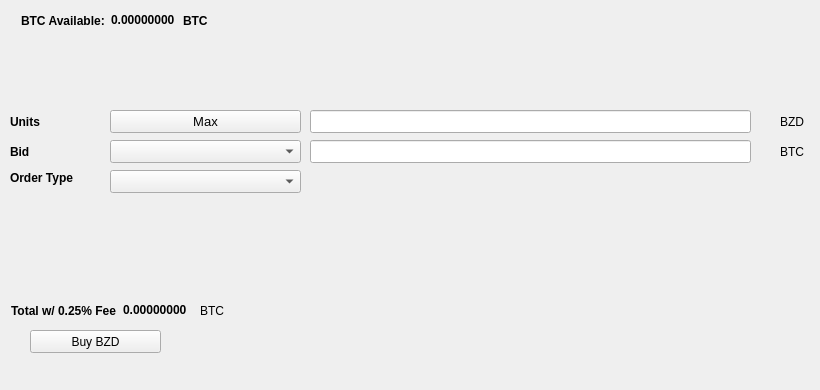
   <widget class="QWidget" name="BuyTab">
    <attribute name="title">
     <string>Buy</string>
    </attribute>
    <widget class="QPushButton" name="BuyBZD">
     <property name="geometry">
      <rect>
       <x>30</x>
       <y>330</y>
       <width>131</width>
       <height>23</height>
      </rect>
     </property>
     <property name="text">
      <string>Buy BZD</string>
     </property>
     <property name="icon">
      <iconset resource="../bitzayed.qrc">
       <normaloff>:/icons/bitcoin</normaloff>:/icons/bitcoin</iconset>
     </property>
    </widget>
    <widget class="QLabel" name="label_3">
     <property name="geometry">
      <rect>
       <x>10</x>
       <y>110</y>
       <width>46</width>
       <height>23</height>
      </rect>
     </property>
     <property name="font">
      <font>
       <weight>75</weight>
       <bold>true</bold>
      </font>
     </property>
     <property name="text">
      <string>Units</string>
     </property>
    </widget>
    <widget class="QLineEdit" name="UnitsInput">
     <property name="geometry">
      <rect>
       <x>310</x>
       <y>110</y>
       <width>441</width>
       <height>23</height>
      </rect>
     </property>
     <property name="font">
      <font>
       <pointsize>9</pointsize>
       <weight>75</weight>
       <bold>true</bold>
      </font>
     </property>
    </widget>
    <widget class="QLineEdit" name="BuyBidPriceEdit">
     <property name="geometry">
      <rect>
       <x>310</x>
       <y>140</y>
       <width>441</width>
       <height>23</height>
      </rect>
     </property>
     <property name="font">
      <font>
       <pointsize>9</pointsize>
       <weight>75</weight>
       <bold>true</bold>
      </font>
     </property>
    </widget>
    <widget class="QLabel" name="label_4">
     <property name="geometry">
      <rect>
       <x>780</x>
       <y>110</y>
       <width>31</width>
       <height>23</height>
      </rect>
     </property>
     <property name="text">
      <string>BZD</string>
     </property>
    </widget>
    <widget class="QLabel" name="label_5">
     <property name="geometry">
      <rect>
       <x>780</x>
       <y>140</y>
       <width>31</width>
       <height>23</height>
      </rect>
     </property>
     <property name="text">
      <string>BTC</string>
     </property>
    </widget>
    <widget class="QLabel" name="label_6">
     <property name="geometry">
      <rect>
       <x>10</x>
       <y>140</y>
       <width>46</width>
       <height>23</height>
      </rect>
     </property>
     <property name="font">
      <font>
       <weight>75</weight>
       <bold>true</bold>
      </font>
     </property>
     <property name="text">
      <string>Bid</string>
     </property>
    </widget>
    <widget class="QLabel" name="label_7">
     <property name="geometry">
      <rect>
       <x>10</x>
       <y>170</y>
       <width>91</width>
       <height>16</height>
      </rect>
     </property>
     <property name="font">
      <font>
       <weight>75</weight>
       <bold>true</bold>
      </font>
     </property>
     <property name="text">
      <string>Order Type</string>
     </property>
    </widget>
    <widget class="QPushButton" name="Buy_Max_Amount">
     <property name="geometry">
      <rect>
       <x>110</x>
       <y>110</y>
       <width>191</width>
       <height>23</height>
      </rect>
     </property>
     <property name="font">
      <font>
       <pointsize>10</pointsize>
      </font>
     </property>
     <property name="text">
      <string>Max</string>
     </property>
    </widget>
    <widget class="QComboBox" name="BuyBidcomboBox">
     <property name="geometry">
      <rect>
       <x>110</x>
       <y>140</y>
       <width>191</width>
       <height>23</height>
      </rect>
     </property>
     <property name="font">
      <font>
       <pointsize>10</pointsize>
      </font>
     </property>
    </widget>
    <widget class="QComboBox" name="buyOrdertypeCombo">
     <property name="geometry">
      <rect>
       <x>110</x>
       <y>170</y>
       <width>191</width>
       <height>23</height>
      </rect>
     </property>
     <property name="font">
      <font>
       <pointsize>10</pointsize>
      </font>
     </property>
    </widget>
    <widget class="QWidget" name="layoutWidget1">
     <property name="geometry">
      <rect>
       <x>21</x>
       <y>11</y>
       <width>227</width>
       <height>19</height>
      </rect>
     </property>
     <layout class="QHBoxLayout" name="horizontalLayout_3">
      <item>
       <widget class="QLabel" name="label232">
        <property name="font">
         <font>
          <weight>75</weight>
          <bold>true</bold>
         </font>
        </property>
        <property name="text">
         <string>BTC Available:</string>
        </property>
       </widget>
      </item>
      <item>
       <widget class="QLabel" name="BtcAvailableLbl">
        <property name="palette">
         <palette>
          <active>
           <colorrole role="WindowText">
            <brush brushstyle="SolidPattern">
             <color alpha="255">
              <red>0</red>
              <green>0</green>
              <blue>0</blue>
             </color>
            </brush>
           </colorrole>
           <colorrole role="Button">
            <brush brushstyle="SolidPattern">
             <color alpha="255">
              <red>0</red>
              <green>170</green>
              <blue>0</blue>
             </color>
            </brush>
           </colorrole>
           <colorrole role="Light">
            <brush brushstyle="SolidPattern">
             <color alpha="255">
              <red>0</red>
              <green>255</green>
              <blue>0</blue>
             </color>
            </brush>
           </colorrole>
           <colorrole role="Midlight">
            <brush brushstyle="SolidPattern">
             <color alpha="255">
              <red>0</red>
              <green>212</green>
              <blue>0</blue>
             </color>
            </brush>
           </colorrole>
           <colorrole role="Dark">
            <brush brushstyle="SolidPattern">
             <color alpha="255">
              <red>0</red>
              <green>85</green>
              <blue>0</blue>
             </color>
            </brush>
           </colorrole>
           <colorrole role="Mid">
            <brush brushstyle="SolidPattern">
             <color alpha="255">
              <red>0</red>
              <green>113</green>
              <blue>0</blue>
             </color>
            </brush>
           </colorrole>
           <colorrole role="Text">
            <brush brushstyle="SolidPattern">
             <color alpha="255">
              <red>0</red>
              <green>170</green>
              <blue>0</blue>
             </color>
            </brush>
           </colorrole>
           <colorrole role="BrightText">
            <brush brushstyle="SolidPattern">
             <color alpha="255">
              <red>255</red>
              <green>255</green>
              <blue>255</blue>
             </color>
            </brush>
           </colorrole>
           <colorrole role="ButtonText">
            <brush brushstyle="SolidPattern">
             <color alpha="255">
              <red>0</red>
              <green>0</green>
              <blue>0</blue>
             </color>
            </brush>
           </colorrole>
           <colorrole role="Base">
            <brush brushstyle="SolidPattern">
             <color alpha="255">
              <red>255</red>
              <green>255</green>
              <blue>255</blue>
             </color>
            </brush>
           </colorrole>
           <colorrole role="Window">
            <brush brushstyle="SolidPattern">
             <color alpha="255">
              <red>0</red>
              <green>170</green>
              <blue>0</blue>
             </color>
            </brush>
           </colorrole>
           <colorrole role="Shadow">
            <brush brushstyle="SolidPattern">
             <color alpha="255">
              <red>0</red>
              <green>0</green>
              <blue>0</blue>
             </color>
            </brush>
           </colorrole>
           <colorrole role="AlternateBase">
            <brush brushstyle="SolidPattern">
             <color alpha="255">
              <red>127</red>
              <green>212</green>
              <blue>127</blue>
             </color>
            </brush>
           </colorrole>
           <colorrole role="ToolTipBase">
            <brush brushstyle="SolidPattern">
             <color alpha="255">
              <red>255</red>
              <green>255</green>
              <blue>220</blue>
             </color>
            </brush>
           </colorrole>
           <colorrole role="ToolTipText">
            <brush brushstyle="SolidPattern">
             <color alpha="255">
              <red>0</red>
              <green>0</green>
              <blue>0</blue>
             </color>
            </brush>
           </colorrole>
          </active>
          <inactive>
           <colorrole role="WindowText">
            <brush brushstyle="SolidPattern">
             <color alpha="255">
              <red>0</red>
              <green>0</green>
              <blue>0</blue>
             </color>
            </brush>
           </colorrole>
           <colorrole role="Button">
            <brush brushstyle="SolidPattern">
             <color alpha="255">
              <red>0</red>
              <green>170</green>
              <blue>0</blue>
             </color>
            </brush>
           </colorrole>
           <colorrole role="Light">
            <brush brushstyle="SolidPattern">
             <color alpha="255">
              <red>0</red>
              <green>255</green>
              <blue>0</blue>
             </color>
            </brush>
           </colorrole>
           <colorrole role="Midlight">
            <brush brushstyle="SolidPattern">
             <color alpha="255">
              <red>0</red>
              <green>212</green>
              <blue>0</blue>
             </color>
            </brush>
           </colorrole>
           <colorrole role="Dark">
            <brush brushstyle="SolidPattern">
             <color alpha="255">
              <red>0</red>
              <green>85</green>
              <blue>0</blue>
             </color>
            </brush>
           </colorrole>
           <colorrole role="Mid">
            <brush brushstyle="SolidPattern">
             <color alpha="255">
              <red>0</red>
              <green>113</green>
              <blue>0</blue>
             </color>
            </brush>
           </colorrole>
           <colorrole role="Text">
            <brush brushstyle="SolidPattern">
             <color alpha="255">
              <red>0</red>
              <green>170</green>
              <blue>0</blue>
             </color>
            </brush>
           </colorrole>
           <colorrole role="BrightText">
            <brush brushstyle="SolidPattern">
             <color alpha="255">
              <red>255</red>
              <green>255</green>
              <blue>255</blue>
             </color>
            </brush>
           </colorrole>
           <colorrole role="ButtonText">
            <brush brushstyle="SolidPattern">
             <color alpha="255">
              <red>0</red>
              <green>0</green>
              <blue>0</blue>
             </color>
            </brush>
           </colorrole>
           <colorrole role="Base">
            <brush brushstyle="SolidPattern">
             <color alpha="255">
              <red>255</red>
              <green>255</green>
              <blue>255</blue>
             </color>
            </brush>
           </colorrole>
           <colorrole role="Window">
            <brush brushstyle="SolidPattern">
             <color alpha="255">
              <red>0</red>
              <green>170</green>
              <blue>0</blue>
             </color>
            </brush>
           </colorrole>
           <colorrole role="Shadow">
            <brush brushstyle="SolidPattern">
             <color alpha="255">
              <red>0</red>
              <green>0</green>
              <blue>0</blue>
             </color>
            </brush>
           </colorrole>
           <colorrole role="AlternateBase">
            <brush brushstyle="SolidPattern">
             <color alpha="255">
              <red>127</red>
              <green>212</green>
              <blue>127</blue>
             </color>
            </brush>
           </colorrole>
           <colorrole role="ToolTipBase">
            <brush brushstyle="SolidPattern">
             <color alpha="255">
              <red>255</red>
              <green>255</green>
              <blue>220</blue>
             </color>
            </brush>
           </colorrole>
           <colorrole role="ToolTipText">
            <brush brushstyle="SolidPattern">
             <color alpha="255">
              <red>0</red>
              <green>0</green>
              <blue>0</blue>
             </color>
            </brush>
           </colorrole>
          </inactive>
          <disabled>
           <colorrole role="WindowText">
            <brush brushstyle="SolidPattern">
             <color alpha="255">
              <red>0</red>
              <green>85</green>
              <blue>0</blue>
             </color>
            </brush>
           </colorrole>
           <colorrole role="Button">
            <brush brushstyle="SolidPattern">
             <color alpha="255">
              <red>0</red>
              <green>170</green>
              <blue>0</blue>
             </color>
            </brush>
           </colorrole>
           <colorrole role="Light">
            <brush brushstyle="SolidPattern">
             <color alpha="255">
              <red>0</red>
              <green>255</green>
              <blue>0</blue>
             </color>
            </brush>
           </colorrole>
           <colorrole role="Midlight">
            <brush brushstyle="SolidPattern">
             <color alpha="255">
              <red>0</red>
              <green>212</green>
              <blue>0</blue>
             </color>
            </brush>
           </colorrole>
           <colorrole role="Dark">
            <brush brushstyle="SolidPattern">
             <color alpha="255">
              <red>0</red>
              <green>85</green>
              <blue>0</blue>
             </color>
            </brush>
           </colorrole>
           <colorrole role="Mid">
            <brush brushstyle="SolidPattern">
             <color alpha="255">
              <red>0</red>
              <green>113</green>
              <blue>0</blue>
             </color>
            </brush>
           </colorrole>
           <colorrole role="Text">
            <brush brushstyle="SolidPattern">
             <color alpha="255">
              <red>0</red>
              <green>85</green>
              <blue>0</blue>
             </color>
            </brush>
           </colorrole>
           <colorrole role="BrightText">
            <brush brushstyle="SolidPattern">
             <color alpha="255">
              <red>255</red>
              <green>255</green>
              <blue>255</blue>
             </color>
            </brush>
           </colorrole>
           <colorrole role="ButtonText">
            <brush brushstyle="SolidPattern">
             <color alpha="255">
              <red>0</red>
              <green>85</green>
              <blue>0</blue>
             </color>
            </brush>
           </colorrole>
           <colorrole role="Base">
            <brush brushstyle="SolidPattern">
             <color alpha="255">
              <red>0</red>
              <green>170</green>
              <blue>0</blue>
             </color>
            </brush>
           </colorrole>
           <colorrole role="Window">
            <brush brushstyle="SolidPattern">
             <color alpha="255">
              <red>0</red>
              <green>170</green>
              <blue>0</blue>
             </color>
            </brush>
           </colorrole>
           <colorrole role="Shadow">
            <brush brushstyle="SolidPattern">
             <color alpha="255">
              <red>0</red>
              <green>0</green>
              <blue>0</blue>
             </color>
            </brush>
           </colorrole>
           <colorrole role="AlternateBase">
            <brush brushstyle="SolidPattern">
             <color alpha="255">
              <red>0</red>
              <green>170</green>
              <blue>0</blue>
             </color>
            </brush>
           </colorrole>
           <colorrole role="ToolTipBase">
            <brush brushstyle="SolidPattern">
             <color alpha="255">
              <red>255</red>
              <green>255</green>
              <blue>220</blue>
             </color>
            </brush>
           </colorrole>
           <colorrole role="ToolTipText">
            <brush brushstyle="SolidPattern">
             <color alpha="255">
              <red>0</red>
              <green>0</green>
              <blue>0</blue>
             </color>
            </brush>
           </colorrole>
          </disabled>
         </palette>
        </property>
        <property name="font">
         <font>
          <weight>75</weight>
          <bold>true</bold>
         </font>
        </property>
        <property name="text">
         <string>0.00000000</string>
        </property>
        <property name="textInteractionFlags">
         <set>Qt::LinksAccessibleByMouse|Qt::TextSelectableByKeyboard|Qt::TextSelectableByMouse</set>
        </property>
       </widget>
      </item>
      <item>
       <widget class="QLabel" name="BtcAvailableLbl_2">
        <property name="font">
         <font>
          <weight>75</weight>
          <bold>true</bold>
         </font>
        </property>
        <property name="text">
         <string>BTC</string>
        </property>
       </widget>
      </item>
     </layout>
    </widget>
    <widget class="QWidget" name="layoutWidge2">
     <property name="geometry">
      <rect>
       <x>11</x>
       <y>301</y>
       <width>259</width>
       <height>19</height>
      </rect>
     </property>
     <layout class="QHBoxLayout" name="horizontalLayout_4">
      <item>
       <widget class="QLabel" name="label_9">
        <property name="font">
         <font>
          <weight>75</weight>
          <bold>true</bold>
         </font>
        </property>
        <property name="text">
         <string>Total w/ 0.25% Fee</string>
        </property>
       </widget>
      </item>
      <item>
       <widget class="QLabel" name="BuyCostLabel">
        <property name="palette">
         <palette>
          <active>
           <colorrole role="WindowText">
            <brush brushstyle="SolidPattern">
             <color alpha="255">
              <red>0</red>
              <green>0</green>
              <blue>0</blue>
             </color>
            </brush>
           </colorrole>
           <colorrole role="Button">
            <brush brushstyle="SolidPattern">
             <color alpha="255">
              <red>0</red>
              <green>170</green>
              <blue>0</blue>
             </color>
            </brush>
           </colorrole>
           <colorrole role="Light">
            <brush brushstyle="SolidPattern">
             <color alpha="255">
              <red>0</red>
              <green>255</green>
              <blue>0</blue>
             </color>
            </brush>
           </colorrole>
           <colorrole role="Midlight">
            <brush brushstyle="SolidPattern">
             <color alpha="255">
              <red>0</red>
              <green>212</green>
              <blue>0</blue>
             </color>
            </brush>
           </colorrole>
           <colorrole role="Dark">
            <brush brushstyle="SolidPattern">
             <color alpha="255">
              <red>0</red>
              <green>85</green>
              <blue>0</blue>
             </color>
            </brush>
           </colorrole>
           <colorrole role="Mid">
            <brush brushstyle="SolidPattern">
             <color alpha="255">
              <red>0</red>
              <green>113</green>
              <blue>0</blue>
             </color>
            </brush>
           </colorrole>
           <colorrole role="Text">
            <brush brushstyle="SolidPattern">
             <color alpha="255">
              <red>0</red>
              <green>170</green>
              <blue>0</blue>
             </color>
            </brush>
           </colorrole>
           <colorrole role="BrightText">
            <brush brushstyle="SolidPattern">
             <color alpha="255">
              <red>255</red>
              <green>255</green>
              <blue>255</blue>
             </color>
            </brush>
           </colorrole>
           <colorrole role="ButtonText">
            <brush brushstyle="SolidPattern">
             <color alpha="255">
              <red>0</red>
              <green>0</green>
              <blue>0</blue>
             </color>
            </brush>
           </colorrole>
           <colorrole role="Base">
            <brush brushstyle="SolidPattern">
             <color alpha="255">
              <red>255</red>
              <green>255</green>
              <blue>255</blue>
             </color>
            </brush>
           </colorrole>
           <colorrole role="Window">
            <brush brushstyle="SolidPattern">
             <color alpha="255">
              <red>0</red>
              <green>170</green>
              <blue>0</blue>
             </color>
            </brush>
           </colorrole>
           <colorrole role="Shadow">
            <brush brushstyle="SolidPattern">
             <color alpha="255">
              <red>0</red>
              <green>0</green>
              <blue>0</blue>
             </color>
            </brush>
           </colorrole>
           <colorrole role="AlternateBase">
            <brush brushstyle="SolidPattern">
             <color alpha="255">
              <red>127</red>
              <green>212</green>
              <blue>127</blue>
             </color>
            </brush>
           </colorrole>
           <colorrole role="ToolTipBase">
            <brush brushstyle="SolidPattern">
             <color alpha="255">
              <red>255</red>
              <green>255</green>
              <blue>220</blue>
             </color>
            </brush>
           </colorrole>
           <colorrole role="ToolTipText">
            <brush brushstyle="SolidPattern">
             <color alpha="255">
              <red>0</red>
              <green>0</green>
              <blue>0</blue>
             </color>
            </brush>
           </colorrole>
          </active>
          <inactive>
           <colorrole role="WindowText">
            <brush brushstyle="SolidPattern">
             <color alpha="255">
              <red>0</red>
              <green>0</green>
              <blue>0</blue>
             </color>
            </brush>
           </colorrole>
           <colorrole role="Button">
            <brush brushstyle="SolidPattern">
             <color alpha="255">
              <red>0</red>
              <green>170</green>
              <blue>0</blue>
             </color>
            </brush>
           </colorrole>
           <colorrole role="Light">
            <brush brushstyle="SolidPattern">
             <color alpha="255">
              <red>0</red>
              <green>255</green>
              <blue>0</blue>
             </color>
            </brush>
           </colorrole>
           <colorrole role="Midlight">
            <brush brushstyle="SolidPattern">
             <color alpha="255">
              <red>0</red>
              <green>212</green>
              <blue>0</blue>
             </color>
            </brush>
           </colorrole>
           <colorrole role="Dark">
            <brush brushstyle="SolidPattern">
             <color alpha="255">
              <red>0</red>
              <green>85</green>
              <blue>0</blue>
             </color>
            </brush>
           </colorrole>
           <colorrole role="Mid">
            <brush brushstyle="SolidPattern">
             <color alpha="255">
              <red>0</red>
              <green>113</green>
              <blue>0</blue>
             </color>
            </brush>
           </colorrole>
           <colorrole role="Text">
            <brush brushstyle="SolidPattern">
             <color alpha="255">
              <red>0</red>
              <green>170</green>
              <blue>0</blue>
             </color>
            </brush>
           </colorrole>
           <colorrole role="BrightText">
            <brush brushstyle="SolidPattern">
             <color alpha="255">
              <red>255</red>
              <green>255</green>
              <blue>255</blue>
             </color>
            </brush>
           </colorrole>
           <colorrole role="ButtonText">
            <brush brushstyle="SolidPattern">
             <color alpha="255">
              <red>0</red>
              <green>0</green>
              <blue>0</blue>
             </color>
            </brush>
           </colorrole>
           <colorrole role="Base">
            <brush brushstyle="SolidPattern">
             <color alpha="255">
              <red>255</red>
              <green>255</green>
              <blue>255</blue>
             </color>
            </brush>
           </colorrole>
           <colorrole role="Window">
            <brush brushstyle="SolidPattern">
             <color alpha="255">
              <red>0</red>
              <green>170</green>
              <blue>0</blue>
             </color>
            </brush>
           </colorrole>
           <colorrole role="Shadow">
            <brush brushstyle="SolidPattern">
             <color alpha="255">
              <red>0</red>
              <green>0</green>
              <blue>0</blue>
             </color>
            </brush>
           </colorrole>
           <colorrole role="AlternateBase">
            <brush brushstyle="SolidPattern">
             <color alpha="255">
              <red>127</red>
              <green>212</green>
              <blue>127</blue>
             </color>
            </brush>
           </colorrole>
           <colorrole role="ToolTipBase">
            <brush brushstyle="SolidPattern">
             <color alpha="255">
              <red>255</red>
              <green>255</green>
              <blue>220</blue>
             </color>
            </brush>
           </colorrole>
           <colorrole role="ToolTipText">
            <brush brushstyle="SolidPattern">
             <color alpha="255">
              <red>0</red>
              <green>0</green>
              <blue>0</blue>
             </color>
            </brush>
           </colorrole>
          </inactive>
          <disabled>
           <colorrole role="WindowText">
            <brush brushstyle="SolidPattern">
             <color alpha="255">
              <red>0</red>
              <green>85</green>
              <blue>0</blue>
             </color>
            </brush>
           </colorrole>
           <colorrole role="Button">
            <brush brushstyle="SolidPattern">
             <color alpha="255">
              <red>0</red>
              <green>170</green>
              <blue>0</blue>
             </color>
            </brush>
           </colorrole>
           <colorrole role="Light">
            <brush brushstyle="SolidPattern">
             <color alpha="255">
              <red>0</red>
              <green>255</green>
              <blue>0</blue>
             </color>
            </brush>
           </colorrole>
           <colorrole role="Midlight">
            <brush brushstyle="SolidPattern">
             <color alpha="255">
              <red>0</red>
              <green>212</green>
              <blue>0</blue>
             </color>
            </brush>
           </colorrole>
           <colorrole role="Dark">
            <brush brushstyle="SolidPattern">
             <color alpha="255">
              <red>0</red>
              <green>85</green>
              <blue>0</blue>
             </color>
            </brush>
           </colorrole>
           <colorrole role="Mid">
            <brush brushstyle="SolidPattern">
             <color alpha="255">
              <red>0</red>
              <green>113</green>
              <blue>0</blue>
             </color>
            </brush>
           </colorrole>
           <colorrole role="Text">
            <brush brushstyle="SolidPattern">
             <color alpha="255">
              <red>0</red>
              <green>85</green>
              <blue>0</blue>
             </color>
            </brush>
           </colorrole>
           <colorrole role="BrightText">
            <brush brushstyle="SolidPattern">
             <color alpha="255">
              <red>255</red>
              <green>255</green>
              <blue>255</blue>
             </color>
            </brush>
           </colorrole>
           <colorrole role="ButtonText">
            <brush brushstyle="SolidPattern">
             <color alpha="255">
              <red>0</red>
              <green>85</green>
              <blue>0</blue>
             </color>
            </brush>
           </colorrole>
           <colorrole role="Base">
            <brush brushstyle="SolidPattern">
             <color alpha="255">
              <red>0</red>
              <green>170</green>
              <blue>0</blue>
             </color>
            </brush>
           </colorrole>
           <colorrole role="Window">
            <brush brushstyle="SolidPattern">
             <color alpha="255">
              <red>0</red>
              <green>170</green>
              <blue>0</blue>
             </color>
            </brush>
           </colorrole>
           <colorrole role="Shadow">
            <brush brushstyle="SolidPattern">
             <color alpha="255">
              <red>0</red>
              <green>0</green>
              <blue>0</blue>
             </color>
            </brush>
           </colorrole>
           <colorrole role="AlternateBase">
            <brush brushstyle="SolidPattern">
             <color alpha="255">
              <red>0</red>
              <green>170</green>
              <blue>0</blue>
             </color>
            </brush>
           </colorrole>
           <colorrole role="ToolTipBase">
            <brush brushstyle="SolidPattern">
             <color alpha="255">
              <red>255</red>
              <green>255</green>
              <blue>220</blue>
             </color>
            </brush>
           </colorrole>
           <colorrole role="ToolTipText">
            <brush brushstyle="SolidPattern">
             <color alpha="255">
              <red>0</red>
              <green>0</green>
              <blue>0</blue>
             </color>
            </brush>
           </colorrole>
          </disabled>
         </palette>
        </property>
        <property name="font">
         <font>
          <weight>75</weight>
          <bold>true</bold>
         </font>
        </property>
        <property name="autoFillBackground">
         <bool>false</bool>
        </property>
        <property name="text">
         <string>0.00000000</string>
        </property>
        <property name="textInteractionFlags">
         <set>Qt::LinksAccessibleByMouse|Qt::TextSelectableByMouse</set>
        </property>
       </widget>
      </item>
      <item>
       <widget class="QLabel" name="label_10">
        <property name="font">
         <font>
          <weight>50</weight>
          <bold>false</bold>
         </font>
        </property>
        <property name="text">
         <string>BTC</string>
        </property>
       </widget>
      </item>
     </layout>
    </widget>
    <widget class="QLabel" name="label_24">
     <property name="geometry">
      <rect>
       <x>460</x>
       <y>300</y>
       <width>281</width>
       <height>81</height>
      </rect>
     </property>
     <property name="text">
      <string/>
     </property>
     <property name="pixmap">
      <pixmap>:/images/bittrex</pixmap>
     </property>
    </widget>
   </widget>
